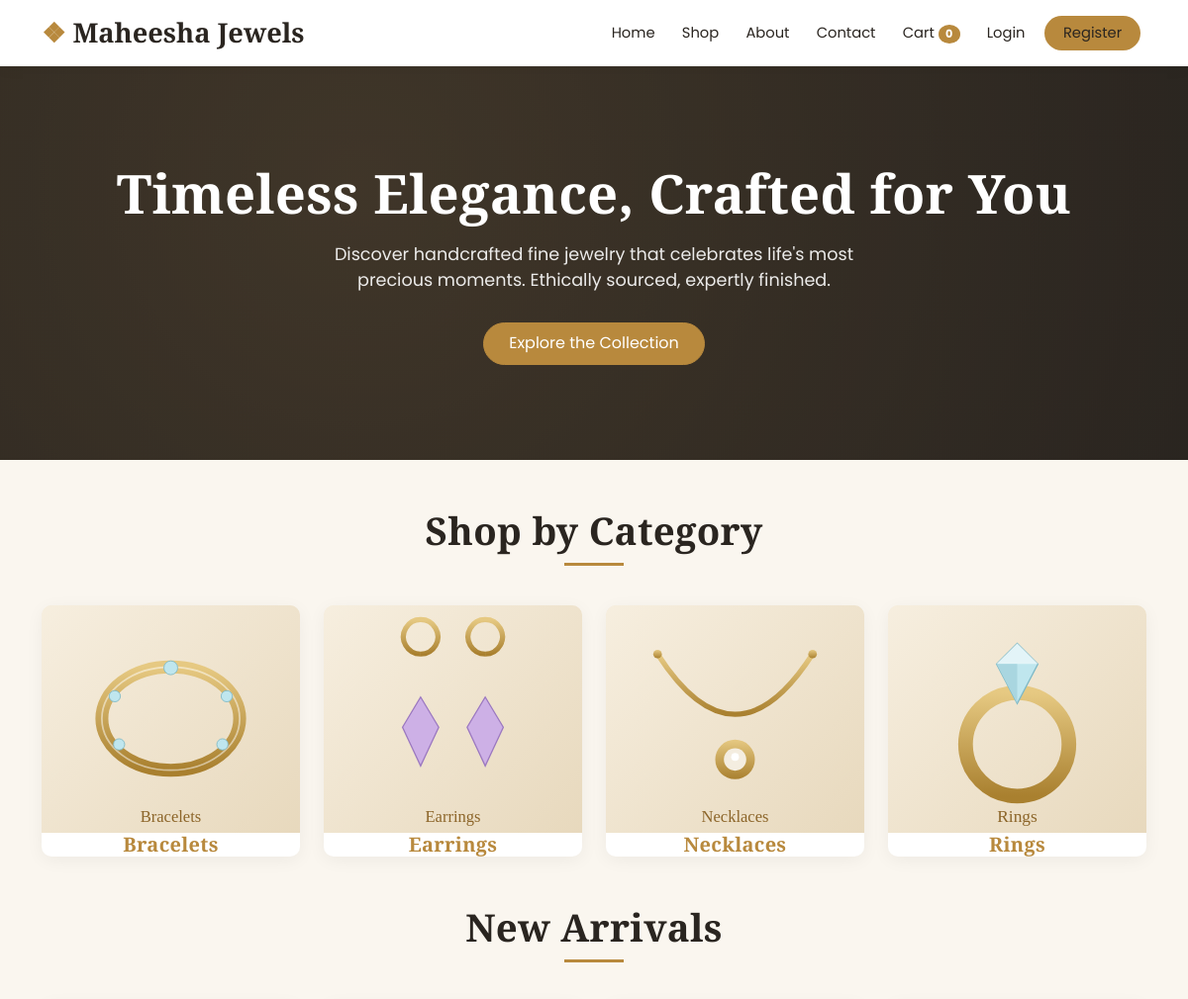
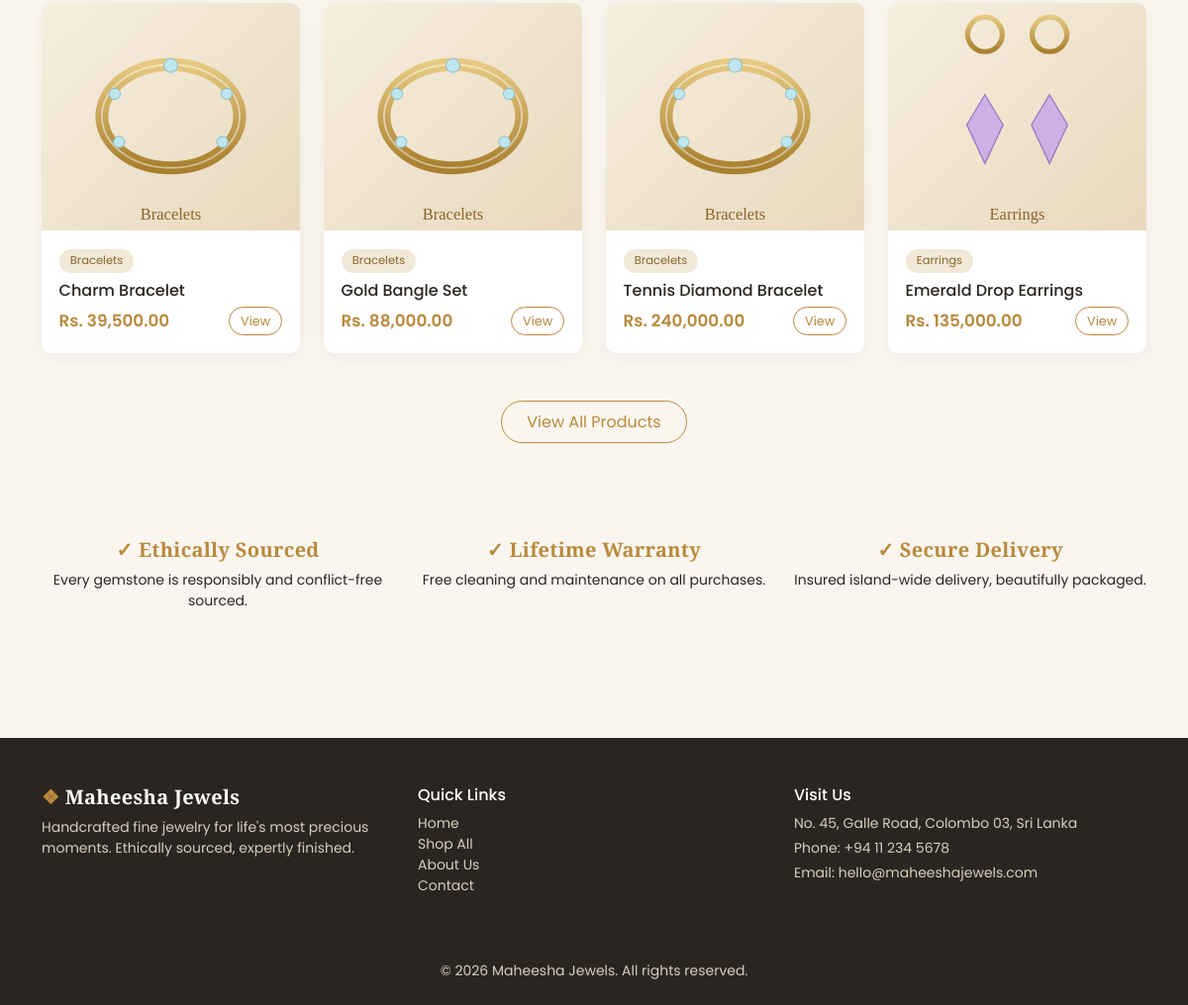
The page / on the database its author committed (2 pictures, top to bottom).
### tables this page shows
CREATE TABLE categories (
    id          INT AUTO_INCREMENT PRIMARY KEY,
    name        VARCHAR(80)  NOT NULL,
    description VARCHAR(255) DEFAULT NULL,
    image       VARCHAR(255) DEFAULT 'placeholder.svg'
);

CREATE TABLE products (
    id          INT AUTO_INCREMENT PRIMARY KEY,
    name        VARCHAR(150)   NOT NULL,
    category_id INT            DEFAULT NULL,
    description TEXT,
    price       DECIMAL(10,2)  NOT NULL DEFAULT 0.00,
    stock       INT            NOT NULL DEFAULT 0,
    image       VARCHAR(255)   DEFAULT 'placeholder.svg',
    created_at  TIMESTAMP DEFAULT CURRENT_TIMESTAMP,
    FOREIGN KEY (category_id) REFERENCES categories(id) ON DELETE SET NULL
);

### includes/functions.php (called while the page is built, shortened)
<?php
function e($value)
{
    return htmlspecialchars((string) $value, ENT_QUOTES, 'UTF-8');
}
function money($amount)
{
    return CURRENCY . number_format((float) $amount, 2);
}
function current_user()
{
    return $_SESSION['user'] ?? null;
}
function is_logged_in()
{
    return current_user() !== null;
}
function cart_items()
{
    return $_SESSION['cart'] ?? [];
}
function cart_count()
{
    return array_sum(cart_items());
}

### index.php (the view, shortened to what this page needs)
<?php
require_once __DIR__ . '/includes/functions.php';
$featured = $pdo->query(
    'SELECT p.*, c.name AS category
       FROM products p
       LEFT JOIN categories c ON c.id = p.category_id
   ORDER BY p.created_at DESC, p.id DESC
      LIMIT 4'
)->fetchAll();
$categories = $pdo->query('SELECT * FROM categories ORDER BY name')->fetchAll();
require __DIR__ . '/includes/header.php';
?>
<section class="hero">
    <div class="container">
        <h1>Timeless Elegance, Crafted for You</h1>
        <p>Discover handcrafted fine jewelry that celebrates life's most precious moments. Ethically sourced, expertly finished.</p>
        <a href="products.php" class="btn btn-gold">Explore the Collection</a>
    </div>
</section>
<div class="container py-5">
    <div class="section-title">
        <h2>Shop by Category</h2>
        <div class="line"></div>
    </div>
    <div class="row g-4 mb-5">
        <?php foreach ($categories as $cat): ?>
            <div class="col-6 col-md-3">
                <a href="products.php?category=<?= (int) $cat['id'] ?>" class="text-decoration-none">
                    <div class="feature-card text-center">
                        <img src="assets/images/<?= e($cat['image'] ?? 'placeholder.svg') ?>"
                             class="product-thumb" alt="<?= e($cat['name']) ?>">
                        <div class="card-body">
                            <h5 class="mb-0 text-gold"><?= e($cat['name']) ?></h5>
                        </div>
                    </div>
                </a>
            </div>
        <?php endforeach; ?>
    </div>
    <div class="section-title">
        <h2>New Arrivals</h2>
        <div class="line"></div>
    </div>
    <div class="row g-4">
        <?php foreach ($featured as $product): ?>
            <div class="col-6 col-md-3">
                <div class="product-card">
                    <a href="product.php?id=<?= (int) $product['id'] ?>">
                        <img src="assets/images/<?= e($product['image']) ?>" class="product-thumb"
                             alt="<?= e($product['name']) ?>">
                    </a>
                    <div class="card-body">
                        <span class="cat-pill"><?= e($product['category'] ?? 'Jewelry') ?></span>
                        <a href="product.php?id=<?= (int) $product['id'] ?>" class="d-block product-name mb-1">
                            <?= e($product['name']) ?>
                        </a>
                        <div class="d-flex justify-content-between align-items-center flex-wrap gap-2">
                            <span class="price"><?= money($product['price']) ?></span>
                            <a href="product.php?id=<?= (int) $product['id'] ?>"
                               class="btn btn-sm btn-outline-gold">View</a>
                        </div>
                    </div>
                </div>
            </div>
        <?php endforeach; ?>
    </div>
    <div class="text-center mt-5">
        <a href="products.php" class="btn btn-outline-gold">View All Products</a>
    </div>
    <div class="row text-center mt-5 pt-4 g-4">
        <div class="col-md-4">
            <h5 class="text-gold">&#10003; Ethically Sourced</h5>
            <p class="small">Every gemstone is responsibly and conflict-free sourced.</p>
        </div>
        <div class="col-md-4">
            <h5 class="text-gold">&#10003; Lifetime Warranty</h5>
            <p class="small">Free cleaning and maintenance on all purchases.</p>
        </div>
        <div class="col-md-4">
            <h5 class="text-gold">&#10003; Secure Delivery</h5>
            <p class="small">Insured island-wide delivery, beautifully packaged.</p>
        </div>
    </div>
</div>
<?php require __DIR__ . '/includes/footer.php'; ?>

### includes/header.php (shortened to what this page needs)
<?php
require_once __DIR__ . '/functions.php';
?>
<!DOCTYPE html>
<html lang="en">
<head>
    <link href="assets/css/bootstrap.min.css" rel="stylesheet">
    <link href="assets/css/style.css" rel="stylesheet">
</head>
<body>
<nav class="navbar navbar-expand-lg navbar-light site-navbar sticky-top">
    <div class="container">
        <a class="navbar-brand" href="index.php">
            <span class="brand-mark">&#10070;</span> <?= e(SITE_NAME) ?>
        </a>
        <div class="collapse navbar-collapse" id="mainNav">
            <ul class="navbar-nav ms-auto align-items-lg-center">
                <li class="nav-item"><a class="nav-link" href="index.php">Home</a></li>
                <li class="nav-item"><a class="nav-link" href="products.php">Shop</a></li>
                <li class="nav-item"><a class="nav-link" href="about.php">About</a></li>
                <li class="nav-item"><a class="nav-link" href="contact.php">Contact</a></li>
                <li class="nav-item">
                    <a class="nav-link cart-link" href="cart.php">
                        Cart <span class="badge cart-badge"><?= cart_count() ?></span>
                    </a>
                </li>
                <?php if (is_logged_in()): ?>
                    <li class="nav-item"><a class="nav-link" href="account.php">My Account</a></li>
                    <?php if (is_admin()): ?>
                        <li class="nav-item"><a class="nav-link" href="admin/index.php">Admin</a></li>
                    <?php endif; ?>
                    <li class="nav-item"><a class="nav-link btn-nav" href="logout.php">Logout</a></li>
                <?php else: ?>
                    <li class="nav-item"><a class="nav-link" href="login.php">Login</a></li>
                    <li class="nav-item"><a class="nav-link btn-nav" href="register.php">Register</a></li>
                <?php endif; ?>
            </ul>
        </div>
    </div>
</nav>
<main>

### includes/footer.php (shortened to what this page needs)
    </main>
    <footer class="site-footer">
        <div class="container">
            <div class="row gy-4">
                <div class="col-md-4">
                    <h5 class="footer-brand"><span class="brand-mark">&#10070;</span> <?= e(SITE_NAME) ?></h5>
                    <p class="small">Handcrafted fine jewelry for life's most precious moments. Ethically sourced, expertly finished.</p>
                </div>
                <div class="col-md-4">
                    <h6>Quick Links</h6>
                    <ul class="list-unstyled small">
                        <li><a href="index.php">Home</a></li>
                        <li><a href="products.php">Shop All</a></li>
                        <li><a href="about.php">About Us</a></li>
                        <li><a href="contact.php">Contact</a></li>
                    </ul>
                </div>
                <div class="col-md-4">
                    <h6>Visit Us</h6>
                    <p class="small mb-1">No. 45, Galle Road, Colombo 03, Sri Lanka</p>
                    <p class="small mb-1">Phone: +94 11 234 5678</p>
                    <p class="small">Email: hello@maheeshajewels.com</p>
                </div>
            </div>
            <hr class="footer-divider">
            <p class="text-center small mb-0">&copy; <?= date('Y') ?> <?= e(SITE_NAME) ?>. All rights reserved.</p>
        </div>
    </footer>
</body>
</html>

### assets/css/style.css (style rules this page uses)
:root { --gold: #b8893d; --gold-dark: #8c6529; --ink: #2a2520; --cream: #faf6ef; --soft: #f1e8d8; }
* { box-sizing: border-box; }
body { font-family: 'Poppins', sans-serif; color: var(--ink); background: var(--cream); }
h1, h2, h3, h4, h5, .display-font { font-family: 'Cormorant Garamond', serif; font-weight: 700; letter-spacing: .3px; }
a { text-decoration: none; }
.text-gold { color: var(--gold) !important; }
.site-navbar { background: #fff; box-shadow: 0 2px 14px rgba(0, 0, 0, .06); }
.navbar-brand { font-family: 'Cormorant Garamond', serif; font-size: 1.7rem; font-weight: 700; color: var(--ink) !important; }
.brand-mark { color: var(--gold); }
.site-navbar .nav-link { color: var(--ink) !important; font-size: .92rem; font-weight: 400; margin: 0 .35rem; }
.btn-nav { background: var(--gold); color: #fff !important; border-radius: 30px; padding: .4rem 1.2rem !important; }
.cart-badge { background: var(--gold); border-radius: 50%; font-size: .7rem; }
.btn-gold, .btn-outline-gold { border-radius: 30px; padding: .55rem 1.6rem; transition: .2s; white-space: nowrap; }
.btn-gold { background: var(--gold); border: 1px solid var(--gold); color: #fff; }
.btn-outline-gold { border: 1px solid var(--gold); color: var(--gold); background: transparent; }
.btn-sm.btn-gold, .btn-sm.btn-outline-gold { padding: .25rem .7rem; font-size: .8rem; }
.hero { background: linear-gradient(rgba(42, 37, 32, .55), rgba(42, 37, 32, .55)), radial-gradient(circle at 30% 30%, #5a4a33, #2a2520); color: #fff; padding: 6rem 0; text-align: center; }
.hero h1 { font-size: 3.4rem; margin-bottom: 1rem; }
.hero p { font-size: 1.1rem; opacity: .9; max-width: 600px; margin: 0 auto 1.8rem; }
.section-title { text-align: center; margin-bottom: 2.5rem; }
.section-title h2 { font-size: 2.4rem; }
.section-title .line { width: 60px; height: 3px; background: var(--gold); margin: .6rem auto 0; }
.feature-card, .product-card { background: #fff; border: none; border-radius: 10px; overflow: hidden; box-shadow: 0 4px 18px rgba(0, 0, 0, .05); transition: transform .25s, box-shadow .25s; height: 100%; }
.product-thumb { width: 100%; height: 230px; object-fit: cover; background: var(--soft); }
.product-card .card-body { padding: 1.1rem; }
.product-card .price { color: var(--gold); font-weight: 600; font-size: 1.05rem; }
.product-name { font-family: 'Poppins', sans-serif; font-weight: 500; font-size: 1rem; color: var(--ink); }
.cat-pill { display: inline-block; background: var(--soft); color: var(--gold-dark); font-size: .72rem; padding: .2rem .7rem; border-radius: 20px; margin-bottom: .4rem; }
.site-footer { background: var(--ink); color: #d8cdbd; padding: 3rem 0 1.5rem; margin-top: 4rem; }
.site-footer h5, .site-footer h6 { color: #fff; }
.site-footer a { color: #d8cdbd; }
.footer-divider { border-color: #463f36; margin: 2rem 0 1rem; }

### rows shown on the page
categories: image (picture), name "Bracelets"
categories: image (picture), name "Earrings"
categories: image (picture), name "Necklaces"
categories: image (picture), name "Rings"
products: image (picture), category.name "Bracelets", name "Charm Bracelet", price "Rs. 39,500.00"
products: image (picture), category.name "Bracelets", name "Gold Bangle Set", price "Rs. 88,000.00"
products: image (picture), category.name "Bracelets", name "Tennis Diamond Bracelet", price "Rs. 240,000.00"
products: image (picture), category.name "Earrings", name "Emerald Drop Earrings", price "Rs. 135,000.00"

### other values the page prints
SITE_NAME "Maheesha Jewels"
cart_count() "0"
